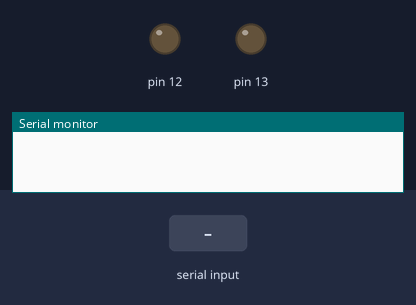
Bench run of a sketch on a simulated Arduino Uno, built with avr-gcc and run on an emulated ATmega328P. On the bench: output pins drawn as LEDs (lit = HIGH), the last lines printed to the serial monitor. Inputs (shaded band) come from the test bench.

Above: at 1.2 s.
1.3 s: "1" received over Serial
At 2.1 s:
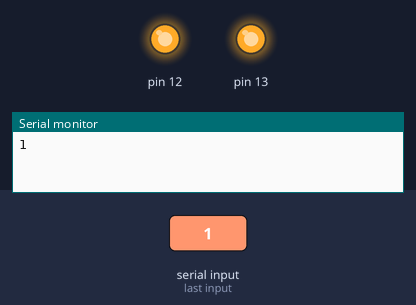
2.8 s: "0" received over Serial
At 3.2 s:
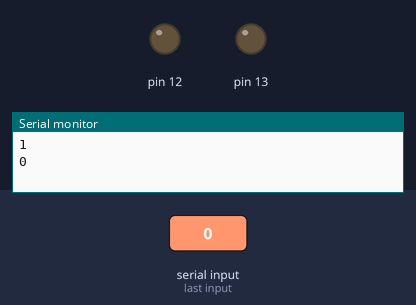
Timing chart, 0 to 5.8 s (numbered marks = the images above; inputs shaded):
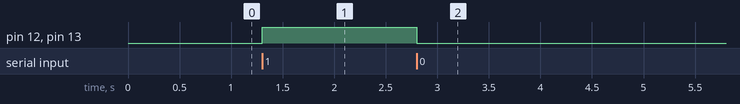

Measured:
- after the input at 1.3 s, pin 12, pin 13: LOW → HIGH at once
- after the input at 2.8 s, pin 12, pin 13: HIGH → LOW at once

The sketch:

lab1_transmitter.ino
```cpp
//Lab 1 Transmitter
//Tayler Wilson, Christopher McCormick, Kyle Johnson, Derek Rafferty

void setup() {
  // put your setup code here, to run once:
    Serial.begin(9600);
    pinMode(13,OUTPUT);
    pinMode(12,OUTPUT);
}

void loop() {
  // put your main code here, to run repeatedly:
  if(Serial.available())
  {
    char c = (char) Serial.read();
    Serial.println(c);
    if(c == '1')
    {
      digitalWrite(13, HIGH);
      digitalWrite(12, HIGH);
    }
    else if(c=='0')
    {
      digitalWrite(13,LOW);
      digitalWrite(12,LOW);
    }
  }
}
```
